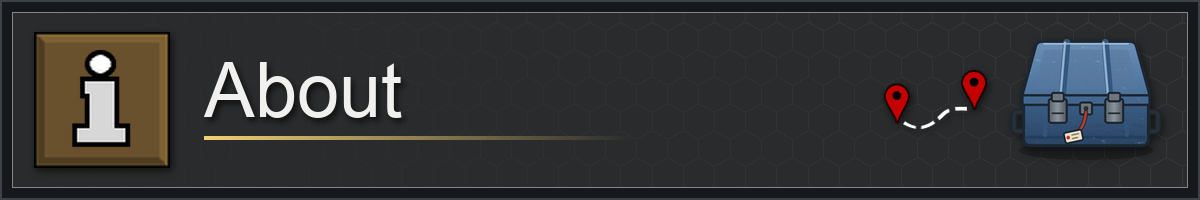
#> input picture Art/WorkshopCards/Card_About.png, 1200 x 200 px
$ python -i hardcase.py   (imports and definitions only)
#> lines starting #> are read from the running program, lines starting #| are printed output that depends on the picture
import cairosvg, random
from PIL import Image, ImageFilter, ImageChops

OL = "#1c2733"
# [67 lines left out: function svg, not called in this run]

def weather(img, seed=7):
    """Painterly grain + edge wear, only where the sprite is opaque."""
    random.seed(seed)
    w, h = img.size
    alpha = img.getchannel("A")
    # fine grain
    noise = Image.effect_noise((w, h), 22).convert("L")
    noise = noise.filter(ImageFilter.GaussianBlur(0.8))
    grain = Image.merge("RGB", (noise, noise, noise))
    base = img.convert("RGB")
    mixed = ImageChops.overlay(base, grain)
    out = Image.blend(base, mixed, 0.35)
    # scuffs: light worn spots, clipped to the body/lid colours (bluish pixels)
    wear = Image.new("RGBA", (w, h), (0, 0, 0, 0))
    from PIL import ImageDraw
    d = ImageDraw.Draw(wear)
    edges_y = [int(h*0.17), int(h*0.25), int(h*0.50), int(h*0.53), int(h*0.78)]
    for _ in range(70):
        if random.random() < 0.7:
            y = random.choice(edges_y) + random.randint(-10, 10)
        else:
            y = random.randint(int(h*0.15), int(h*0.8))
        x = random.randint(40, w - 40)
        r = random.randint(2, 5) * w // 512
        d.ellipse((x - r, y - r // 2, x + r, y + r // 2), fill=(190, 198, 206, random.randint(25, 70)))
    for _ in range(18):
        x = random.randint(60, w - 60); y = random.randint(int(h*0.18), int(h*0.75))
        d.line((x, y, x + random.randint(-22, 22), y + random.randint(-5, 5)), fill=(200, 208, 214, 55), width=2)
    # grime towards the bottom of the body
    for _ in range(60):
        x = random.randint(50, w - 50); y = random.randint(int(h*0.66), int(h*0.80))
        r = random.randint(4, 10) * w // 512
        d.ellipse((x - r, y - r // 2, x + r, y + r // 2), fill=(40, 45, 50, random.randint(20, 45)))
    px = base.load()
    mask = Image.new("L", (w, h), 0); mp = mask.load()
    for yy in range(h):
        for xx in range(w):
            r_, g_, b_ = px[xx, yy]
            if b_ > r_ + 25 and b_ > 80:   # only blue plastic
                mp[xx, yy] = 255
    wear.putalpha(ImageChops.multiply(wear.getchannel("A"), mask))
    out = out.convert("RGBA"); out.alpha_composite(wear)
    out.putalpha(alpha)
    return out

# [8 lines not run here, left out]

>>> import cv2
>>> picture = cv2.imread('../WorkshopCards/Card_About.png', cv2.IMREAD_GRAYSCALE)
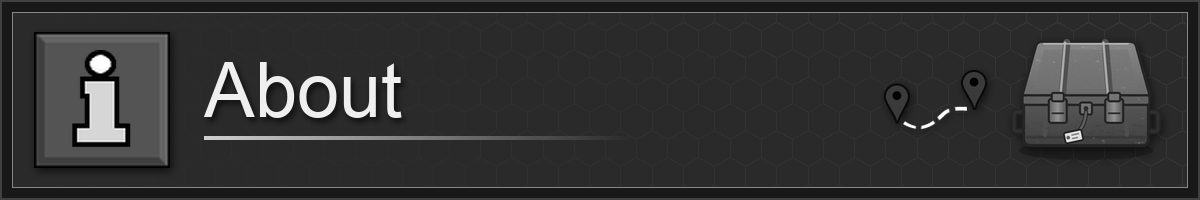
#> picture: shape (200, 1200); min 0, max 255, mean 51.1
>>> result = weather(picture)
#> (the run stopped early here; a loop or call above may not have finished)

$ run again, on Art/WorkshopCards/Card_Compatibility.png
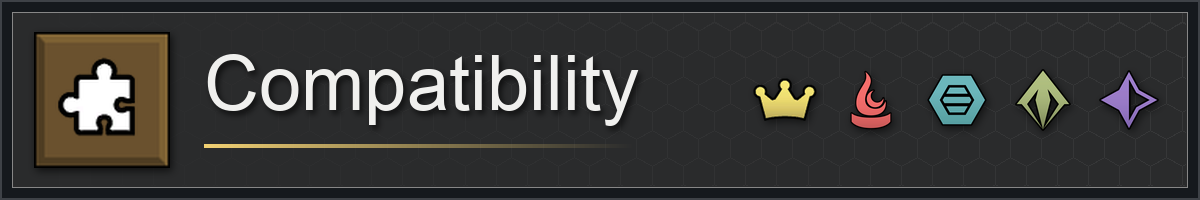
#> input picture Art/WorkshopCards/Card_Compatibility.png, 1200 x 200 px
#> `picture = cv2.imread('../WorkshopCards/Card_About.png', cv2.IMREAD_GRA..`:
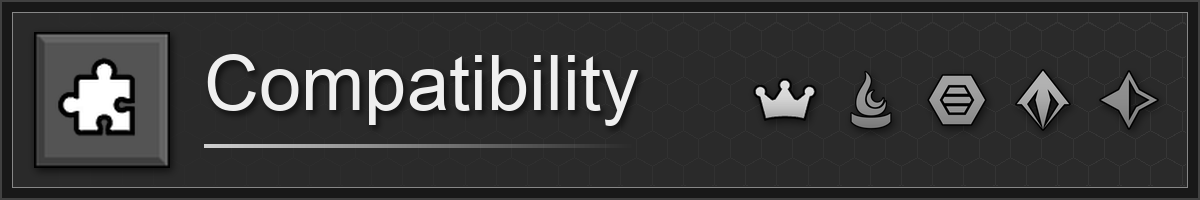
#> picture: shape (200, 1200); min 0, max 255, mean 54.5

$ run again, on Art/WorkshopCards/Card_Features.png
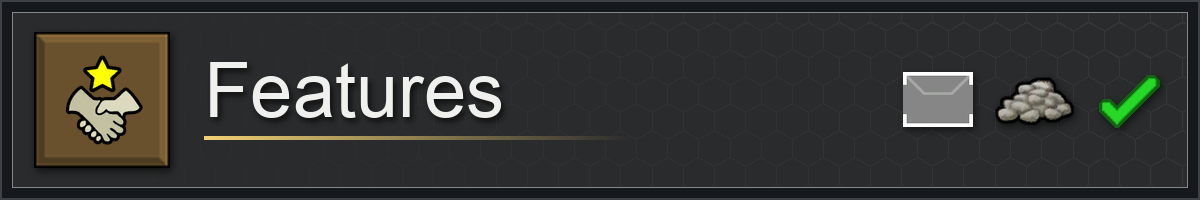
#> input picture Art/WorkshopCards/Card_Features.png, 1200 x 200 px
#> `picture = cv2.imread('../WorkshopCards/Card_About.png', cv2.IMREAD_GRA..`:
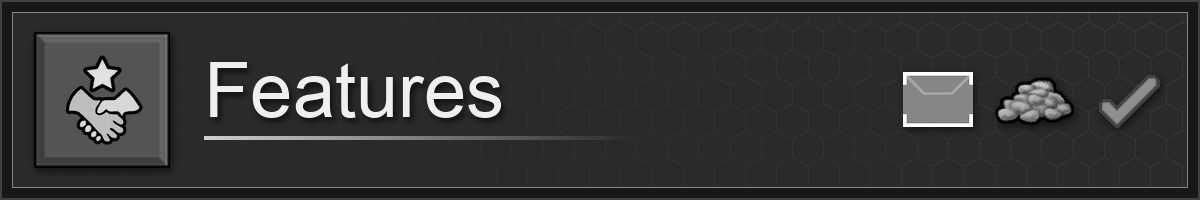
#> picture: shape (200, 1200); min 0, max 255, mean 52.3
